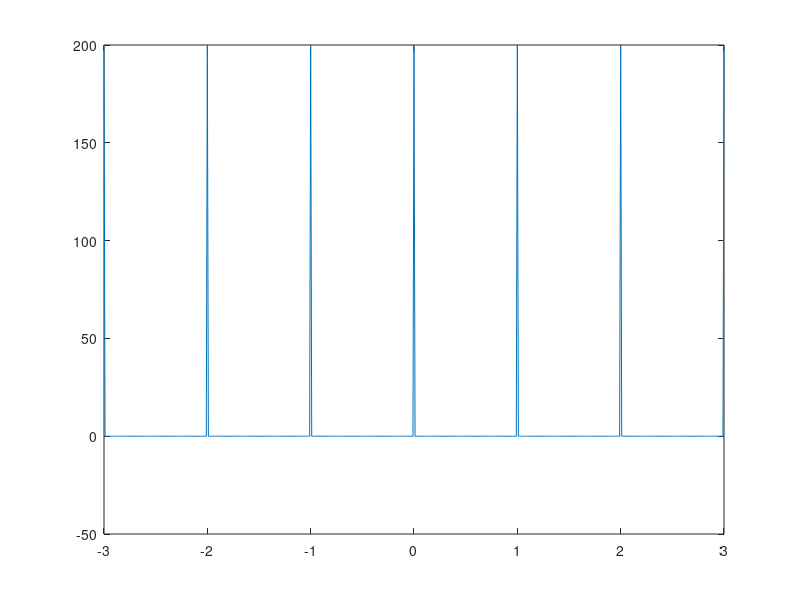

Write MATLAB code to recreate this figure.
w = 2*pi;
kl = 1:100;
hk = kl;
hk(:) = 1;

t = -3:1/100:3;
y = t;
y(:) = 0;
for k = kl
    y = y + hk(k).*exp(1i*k*w.*t) + hk(k).*exp(-1i*k*w.*t);
end
plot(t, y);